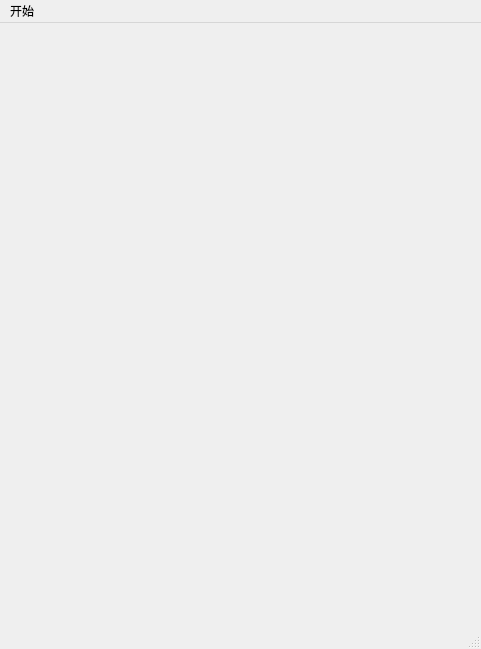
<?xml version="1.0" encoding="UTF-8"?>
<ui version="4.0">
 <class>MainScene</class>
 <widget class="QMainWindow" name="MainScene">
  <property name="geometry">
   <rect>
    <x>0</x>
    <y>0</y>
    <width>481</width>
    <height>649</height>
   </rect>
  </property>
  <property name="windowTitle">
   <string>MainScene</string>
  </property>
  <widget class="QWidget" name="centralwidget"/>
  <widget class="QMenuBar" name="menubar">
   <property name="geometry">
    <rect>
     <x>0</x>
     <y>0</y>
     <width>481</width>
     <height>25</height>
    </rect>
   </property>
   <widget class="QMenu" name="menu">
    <property name="title">
     <string>开始</string>
    </property>
    <addaction name="actionQuit"/>
   </widget>
   <addaction name="menu"/>
  </widget>
  <widget class="QStatusBar" name="statusbar"/>
  <action name="actionQuit">
   <property name="text">
    <string>退出</string>
   </property>
  </action>
 </widget>
 <resources/>
 <connections/>
</ui>
